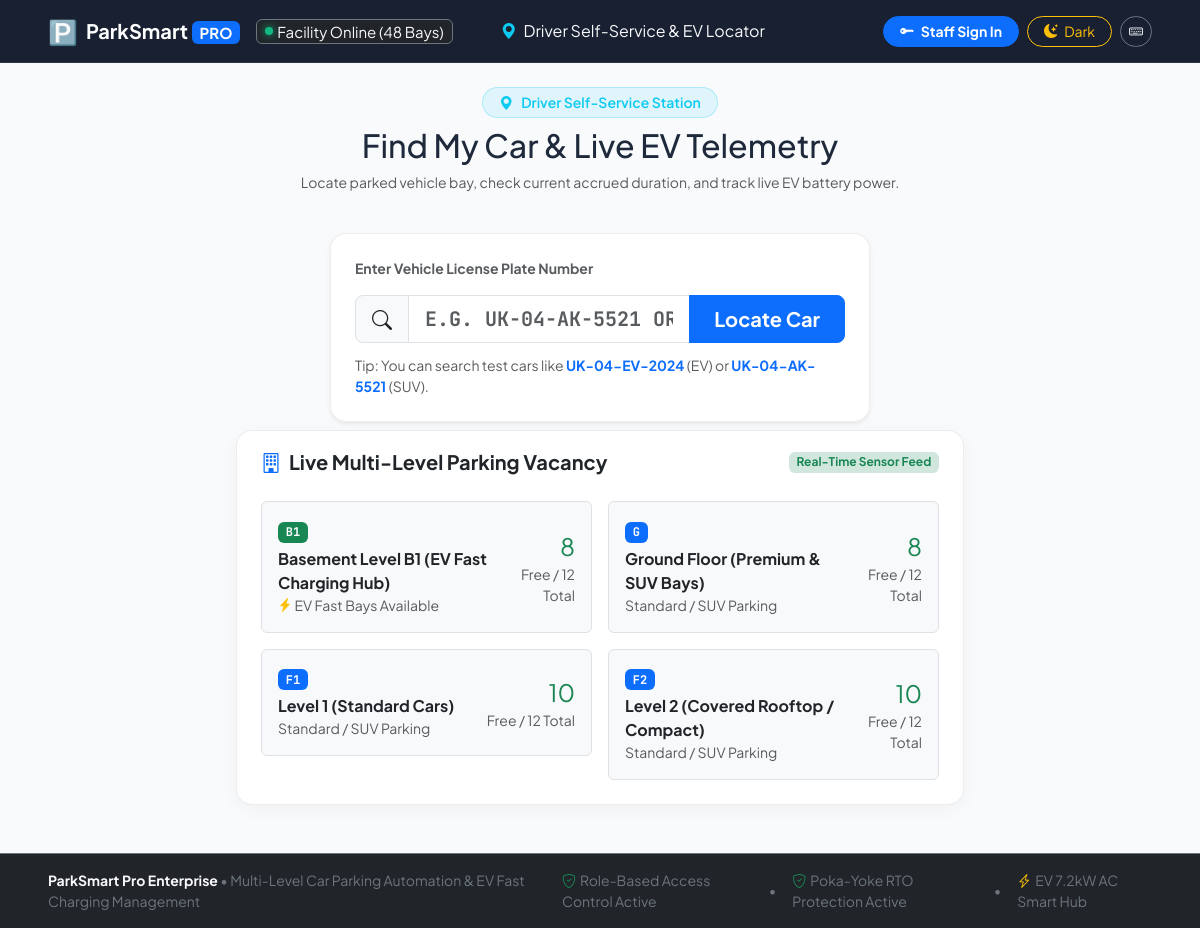
Screenshot of /customer/ with the database file from the repository.
### core_parking_system_app1/models.py (models this page shows, shortened)
class Floor(models.Model):
    floor_number = models.IntegerField(unique=True)  # -1 for B1, 0 for Ground, 1 for F1, 2 for F2
    code = models.CharField(max_length=10, unique=True)  # 'B1', 'G', 'F1', 'F2'
    name = models.CharField(max_length=100)  # e.g. "Basement Level B1 (EV Hub)"
    total_slots = models.IntegerField(default=12)
    is_ev_enabled = models.BooleanField(default=False)
    class Meta:
        ordering = ['floor_number']
    @property
    def occupied_count(self):
        return self.slots.filter(is_occupied=True).count()
    @property
    def available_count(self):
        return max(0, self.slots.count() - self.occupied_count)

### core_parking_system_app1/views.py (the view, shortened to what this page needs)
# urls.py: path('customer/', views.customer_portal, name='customer_portal'),
def customer_portal(request):
    query = request.GET.get('plate', '').strip()
    searched_vehicle = None
    search_error = None
    ev_session = None
    floors = Floor.objects.all().prefetch_related('slots')
    settings, _ = ProfileSettings.objects.get_or_create(id=1)
    context = {
        'query': query,
        'vehicle': searched_vehicle,
        'ev_session': ev_session,
        'search_error': search_error,
        'floors': floors,
        'settings': settings,
    }
    return render(request, 'customer_portal.html', context)

### templates/customer_portal.html (shortened to what this page needs)
{% extends 'base.html' %}
{% block content %}
<div class="row g-4 justify-content-center">
    <div class="col-12 text-center pt-2">
        <div class="d-inline-flex align-items-center gap-2 px-3 py-1 rounded-pill bg-info bg-opacity-10 text-info border border-info border-opacity-25 mb-2 fw-semibold small">
            <i class="bi bi-geo-alt-fill"></i> Driver Self-Service Station
        </div>
        <h2 class="fw-extrabold tracking-tight">Find My Car & Live EV Telemetry</h2>
        <p class="text-muted small">Locate parked vehicle bay, check current accrued duration, and track live EV battery power.</p>
    </div>
    <div class="col-12 col-md-8 col-lg-6">
        <div class="card card-custom shadow-sm">
            <div class="card-body p-4">
                <form method="GET" action="{% url 'customer_portal' %}" class="d-flex flex-column gap-2">
                    <label for="plateInput" class="form-label fw-bold small text-muted">Enter Vehicle License Plate Number</label>
                    <div class="input-group input-group-lg">
                        <span class="input-group-text"><i class="bi bi-search"></i></span>
                        <input type="text"
                               name="plate"
                               id="plateInput"
                               class="form-control text-uppercase font-monospace fw-bold"
                               placeholder="e.g. UK-04-AK-5521 or UK-04-EV-2024"
                               value="{{ query }}"
                               required autofocus>
                        <button type="submit" class="btn btn-primary px-4 fw-bold">
                            Locate Car
                        </button>
                    </div>
                    <div class="form-text small text-muted">
                        Tip: You can search test cars like <a href="{% url 'customer_portal' %}?plate=UK-04-EV-2024" class="text-decoration-none fw-bold">UK-04-EV-2024</a> (EV) or <a href="{% url 'customer_portal' %}?plate=UK-04-AK-5521" class="text-decoration-none fw-bold">UK-04-AK-5521</a> (SUV).
                    </div>
                </form>
            </div>
        </div>
    </div>
    <div class="col-12 col-md-10 col-lg-8 mt-2">
        <div class="card card-custom">
            <div class="card-header bg-transparent border-0 pt-3 pb-2 px-4 d-flex justify-content-between align-items-center">
                <div class="d-flex align-items-center gap-2">
                    <i class="bi bi-building text-primary fs-5"></i>
                    <h5 class="fw-bold mb-0">Live Multi-Level Parking Vacancy</h5>
                </div>
                <span class="badge bg-success-subtle text-success">Real-Time Sensor Feed</span>
            </div>
            <div class="card-body px-4 pb-4">
                <div class="row g-3">
                    {% for floor in floors %}
                        <div class="col-12 col-md-6">
                            <div class="p-3 rounded border bg-light dark:bg-slate-800 d-flex justify-content-between align-items-center">
                                <div>
                                    <span class="badge {% if floor.is_ev_enabled %}bg-success{% else %}bg-primary{% endif %} mb-1 font-monospace">{{ floor.code }}</span>
                                    <div class="fw-bold">{{ floor.name }}</div>
                                    <div class="small text-muted">
                                        {% if floor.is_ev_enabled %}<i class="bi bi-lightning-charge-fill text-warning"></i> EV Fast Bays Available{% else %}Standard / SUV Parking{% endif %}
                                    </div>
                                </div>
                                <div class="text-end">
                                    <div class="fs-4 fw-extrabold {% if floor.available_count > 0 %}text-success{% else %}text-danger{% endif %}">
                                        {{ floor.available_count }}
                                    </div>
                                    <div class="small text-muted">Free / {{ floor.total_slots }} Total</div>
                                </div>
                            </div>
                        </div>
                    {% endfor %}
                </div>
            </div>
        </div>
    </div>
</div>
{% endblock %}

### templates/base.html (style rules this page uses)
:root { --app-font: 'Plus Jakarta Sans', -apple-system, BlinkMacSystemFont, "Segoe UI", Roboto, sans-serif; --brand-primary: #2563eb; --brand-navy: #0f172a; --ev-green: #10b981; --ev-cyan: #06b6d4; }
body { font-family: var(--app-font); background-color: #f8fafc; min-height: 100vh; display: flex; flex-direction: column; color: #1e293b; }
.font-monospace { font-family: 'JetBrains Mono', monospace !important; }
.card-custom { border: 1px solid rgba(0, 0, 0, 0.07); border-radius: 1rem; box-shadow: 0 4px 20px -2px rgba(0, 0, 0, 0.05); transition: transform 0.2s ease, box-shadow 0.2s ease; }

### rows the page displays
Floor: code "B1", name "Basement Level B1 (EV Fast Charging Hub)", is_ev_enabled True (drawn), available_count "8", total_slots "12"
Floor: code "G", name "Ground Floor (Premium & SUV Bays)", is_ev_enabled "Standard / SUV Parking", available_count "8", total_slots "12"
Floor: code "F1", name "Level 1 (Standard Cars)", is_ev_enabled "Standard / SUV Parking", available_count "10", total_slots "12"
Floor: code "F2", name "Level 2 (Covered Rooftop / Compact)", is_ev_enabled "Standard / SUV Parking", available_count "10", total_slots "12"
